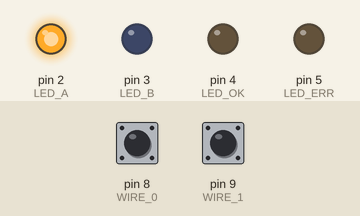
Simulated run of this sketch. Board: Arduino Uno, built with avr-gcc and run on an emulated ATmega328P. On the bench: output pins drawn as LEDs (lit = HIGH). The test bench sets the inputs (shaded band); at power-on: pin 8 (WIRE_0) HIGH, pin 9 (WIRE_1) HIGH. Random numbers use the default seed unless the sketch sets one; what the sketch prints to the serial monitor is not drawn.

Above: at 1.4 s.
1.5 s: pin 8 (WIRE_0) pulled LOW for 3.2 s
At 2.3 s:
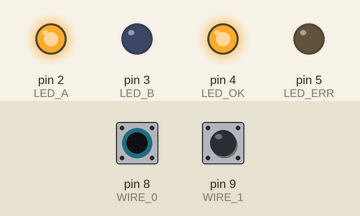
6.2 s: pin 9 (WIRE_1) pulled LOW for 0.15 s
At 8.1 s:
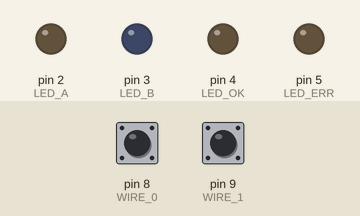
8.7 s: pin 9 (WIRE_1) pulled LOW for 3.2 s
At 13.0 s:
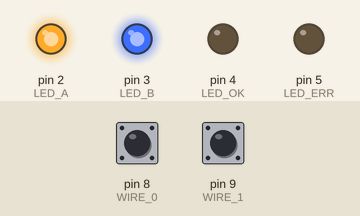
14.0 s: pin 8 (WIRE_0) pulled LOW for 0.15 s
At 14.4 s:
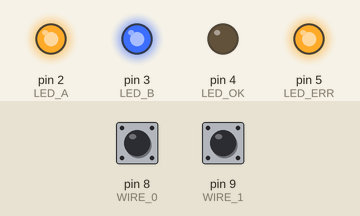
16.5 s: pin 8 (WIRE_0) pulled LOW for 1 s
At 17.3 s:
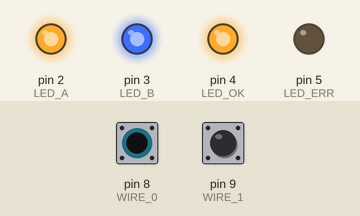
19.0 s: pin 9 (WIRE_1) pulled LOW for 1 s
At 21.4 s:
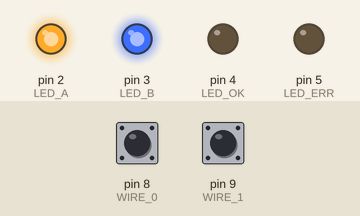
Timing chart, 0 to 22.5 s (numbered marks = the images above; inputs shaded):
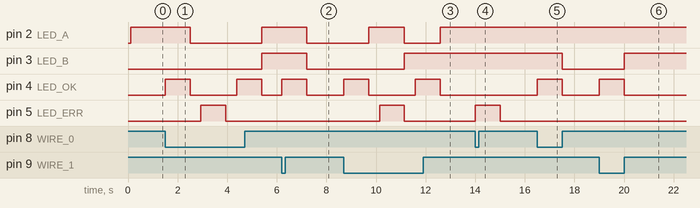

The sketch:

reator_logico_so_leds_jumpers.ino
```cpp
/*
  ============================================================
  REATOR LOGICO — versao "so LEDs, Arduino, jumpers e resistores"
  ============================================================
  Sem botao fisico e sem buzzer. As respostas 0 e 1 sao dadas
  encostando a PONTA SOLTA de um jumper no GND (o proprio fio
  funciona como um botao improvisado, usando o pull-up interno
  do Arduino).

  LIGACOES:
    LED A (entrada) .......... pino digital 2  -> resistor 220R -> GND
    LED B (entrada) .......... pino digital 3  -> resistor 220R -> GND
    LED verde (acerto) ....... pino digital 4  -> resistor 220R -> GND
    LED vermelho (erro) ...... pino digital 5  -> resistor 220R -> GND
    Fio resposta "0" .......... pino digital 8  -> jumper com ponta solta
    Fio resposta "1" .......... pino digital 9  -> jumper com ponta solta

  COMO RESPONDER:
    Para responder "0": encoste a ponta solta do jumper do
    pino 8 em qualquer ponto do trilho GND do protoboard.
    Para responder "1": faca o mesmo com o jumper do pino 9.
    Solte o fio depois — ele volta sozinho para "1" (nao
    respondido) por causa do pull-up interno.

  Acompanhe nivel, pontuacao e escudos pelo Monitor Serial
  (9600 bps). Nao ha som (sem buzzer nesta versao).
  ============================================================
*/

const int LED_A = 2, LED_B = 3, LED_OK = 4, LED_ERR = 5;
const int WIRE_0 = 8, WIRE_1 = 9;

struct Gate {
  const char* name;
  int nInputs;
  int inA[4];
  int inB[4];
  int out[4];
  int rows;
};

Gate GATES[7] = {
  { "AND",  2, {0,0,1,1}, {0,1,0,1}, {0,0,0,1}, 4 },
  { "OR",   2, {0,0,1,1}, {0,1,0,1}, {0,1,1,1}, 4 },
  { "NOT",  1, {0,1,0,0}, {0,0,0,0}, {1,0,0,0}, 2 },
  { "NAND", 2, {0,0,1,1}, {0,1,0,1}, {1,1,1,0}, 4 },
  { "NOR",  2, {0,0,1,1}, {0,1,0,1}, {1,0,0,0}, 4 },
  { "XOR",  2, {0,0,1,1}, {0,1,0,1}, {0,1,1,0}, 4 },
  { "XNOR", 2, {0,0,1,1}, {0,1,0,1}, {1,0,0,1}, 4 }
};

int LEVEL_POOL[3][7] = {
  { 0,1,2,-1,-1,-1,-1 },
  { 0,1,2,3,4,-1,-1  },
  { 0,1,2,3,4,5,6    }
};
int LEVEL_SIZE[3] = { 3, 5, 7 };
const int NEEDED_PER_LEVEL = 5;

int level = 1, score = 0, shields = 3, streak = 0, correctInLevel = 0;
int curGateIdx, curA, curB, curOut;

void setup() {
  pinMode(LED_A, OUTPUT);
  pinMode(LED_B, OUTPUT);
  pinMode(LED_OK, OUTPUT);
  pinMode(LED_ERR, OUTPUT);
  pinMode(WIRE_0, INPUT_PULLUP);
  pinMode(WIRE_1, INPUT_PULLUP);

  randomSeed(analogRead(A0));
  Serial.begin(9600);
  Serial.println(F("=== REATOR LOGICO — versao so LEDs/jumpers/resistores ==="));
  Serial.println(F("Encoste o jumper do pino 8 no GND para responder 0."));
  Serial.println(F("Encoste o jumper do pino 9 no GND para responder 1."));
  newRound();
}

void newRound() {
  int idx = random(LEVEL_SIZE[level - 1]);
  curGateIdx = LEVEL_POOL[level - 1][idx];
  Gate g = GATES[curGateIdx];
  int row = random(g.rows);
  curA = g.inA[row];
  curB = g.inB[row];
  curOut = g.out[row];

  digitalWrite(LED_A, curA);
  digitalWrite(LED_B, g.nInputs == 2 ? curB : LOW);
  digitalWrite(LED_OK, LOW);
  digitalWrite(LED_ERR, LOW);

  Serial.println();
  Serial.print(F("Nivel ")); Serial.print(level); Serial.print(F("/3   "));
  Serial.print(F("Pontos: ")); Serial.print(score); Serial.print(F("   "));
  Serial.print(F("Escudos: ")); Serial.println(shields);
  Serial.print(F("Porta: ")); Serial.print(g.name);
  Serial.print(F("   A=")); Serial.print(curA);
  if (g.nInputs == 2) { Serial.print(F("  B=")); Serial.print(curB); }
  Serial.println(F("   -> qual a saida? (encoste o fio 0 ou 1 no GND)"));
}

void loop() {
  if (digitalRead(WIRE_0) == LOW) { answer(0); delay(400); }
  if (digitalRead(WIRE_1) == LOW) { answer(1); delay(400); }
}

void answer(int val) {
  bool ok = (val == curOut);

  if (ok) {
    digitalWrite(LED_OK, HIGH);
    score += 10 * level;
    streak++;
    correctInLevel++;
    Serial.print(F(">> Correto! Saida = ")); Serial.println(curOut);
  } else {
    digitalWrite(LED_ERR, HIGH);
    shields--;
    streak = 0;
    Serial.print(F(">> Errado! A saida correta era ")); Serial.println(curOut);
  }

  delay(1000);

  if (shields <= 0) {
    shields = 3;
    correctInLevel = 0;
    Serial.println(F("!! Escudos esgotados. Progresso do nivel reiniciado."));
  } else if (correctInLevel >= NEEDED_PER_LEVEL) {
    if (level < 3) {
      level++;
      correctInLevel = 0;
      shields = 3;
      Serial.print(F("*** Nivel ")); Serial.print(level); Serial.println(F(" desbloqueado! ***"));
    } else {
      Serial.println(F("*** REATOR ESTABILIZADO! Parabens! ***"));
      Serial.print(F("Pontuacao final: ")); Serial.println(score);
      digitalWrite(LED_OK, HIGH);
      while (true) { /* fim de jogo — reinicie o Arduino para jogar de novo */ }
    }
  }

  newRound();
}
```

Measured:
- after the input at 1.5 s, pin 2 (LED_A): HIGH → LOW after 1.0 s, → HIGH 2.9 s later; pin 3 (LED_B): LOW → HIGH after 3.9 s; pin 4 (LED_OK): alternates HIGH for 1.0 s and LOW for 1.9 s, starting at once; pin 5 (LED_ERR): LOW → HIGH after 1.4 s, → LOW 1.0 s later
- after the input at 6.2 s, pin 2 (LED_A), pin 3 (LED_B): HIGH → LOW after 1.0 s; pin 4 (LED_OK): LOW → HIGH at once, → LOW 1.0 s later
- after the input at 8.7 s, pin 2 (LED_A): LOW → HIGH after 1.0 s, → LOW 1.4 s later, → HIGH 1.4 s later; pin 3 (LED_B): LOW → HIGH after 2.4 s; pin 4 (LED_OK): alternates HIGH for 1.0 s and LOW for 1.9 s, starting at once; pin 5 (LED_ERR): LOW → HIGH after 1.4 s, → LOW 1.0 s later
- after the input at 14.0 s, pin 5 (LED_ERR): LOW → HIGH at once, → LOW 1.0 s later
- after the input at 16.5 s, pin 3 (LED_B): HIGH → LOW after 1.0 s; pin 4 (LED_OK): LOW → HIGH at once, → LOW 1.0 s later
- after the input at 19.0 s, pin 3 (LED_B): LOW → HIGH after 1.0 s; pin 4 (LED_OK): LOW → HIGH at once, → LOW 1.0 s later
